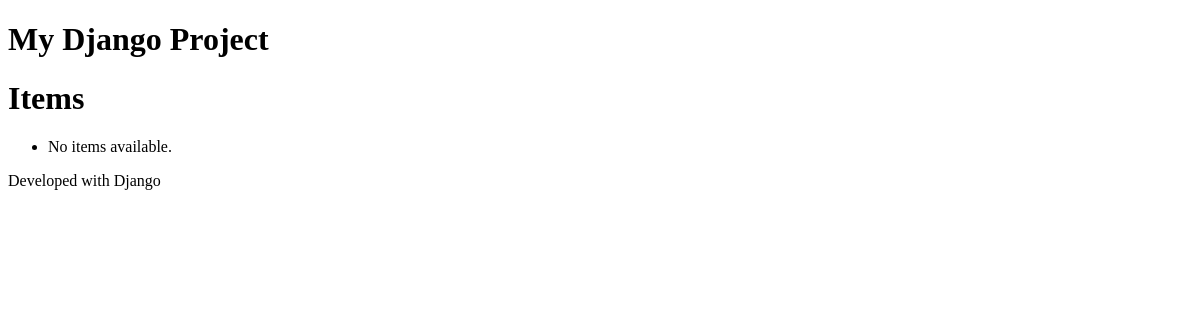
Before: / with the older database file.
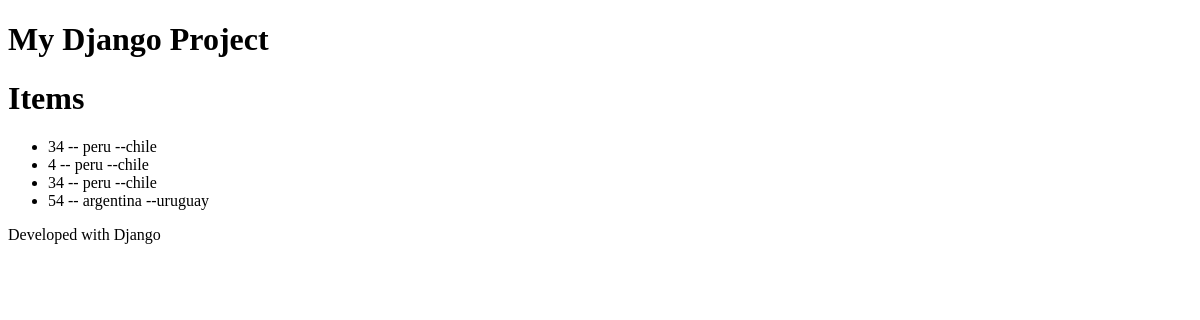
After: the same page with the newer database file.
### vuelos/models.py (models this page shows, shortened)
class Vuelo(models.Model):
    codigo=models.CharField(max_length=100)
    origen=models.CharField(max_length=100)
    destino=models.CharField(max_length=100)

### vuelos/views.py (the view)
# urls.py: path('', views.vuelo_list, name='vuelo_list'),
def vuelo_list(request):
    vuelos=Vuelo.objects.all()
    return render(request, 'vuelos/vuelo_list.html',{'vuelos':vuelos})

### vuelos/templates/vuelos/vuelo_list.html
{% extends "base.html" %}
{% block content %}
  <h1>Items</h1>
  <ul>
    {% for vuelo in vuelos %}
      <li>{{ vuelo.codigo }} -- {{vuelo.origen}} --{{vuelo.destino}} </li>
    {% empty %}
      <li>No items available.</li>
    {% endfor %}
  </ul>
{% endblock %}

### vuelos/templates/base.html (shortened to what this page needs)
<!DOCTYPE html>
<html>
<head>
</head>
<body>
    <header>
        <h1>My Django Project</h1>
    </header>
    <main>
        {% block content %}
        {% endblock %}
    </main>
    <footer>
        <p>Developed with Django</p>
    </footer>
</body>
</html>

Changed rows visible on the page:
added Vuelo: codigo "34", origen "peru", destino "chile"
added Vuelo: codigo "4", origen "peru", destino "chile"
added Vuelo: codigo "34", origen "peru", destino "chile"
added Vuelo: codigo "54", origen "argentina", destino "uruguay"
Other visible differences:
text no longer shown: "No items available."
